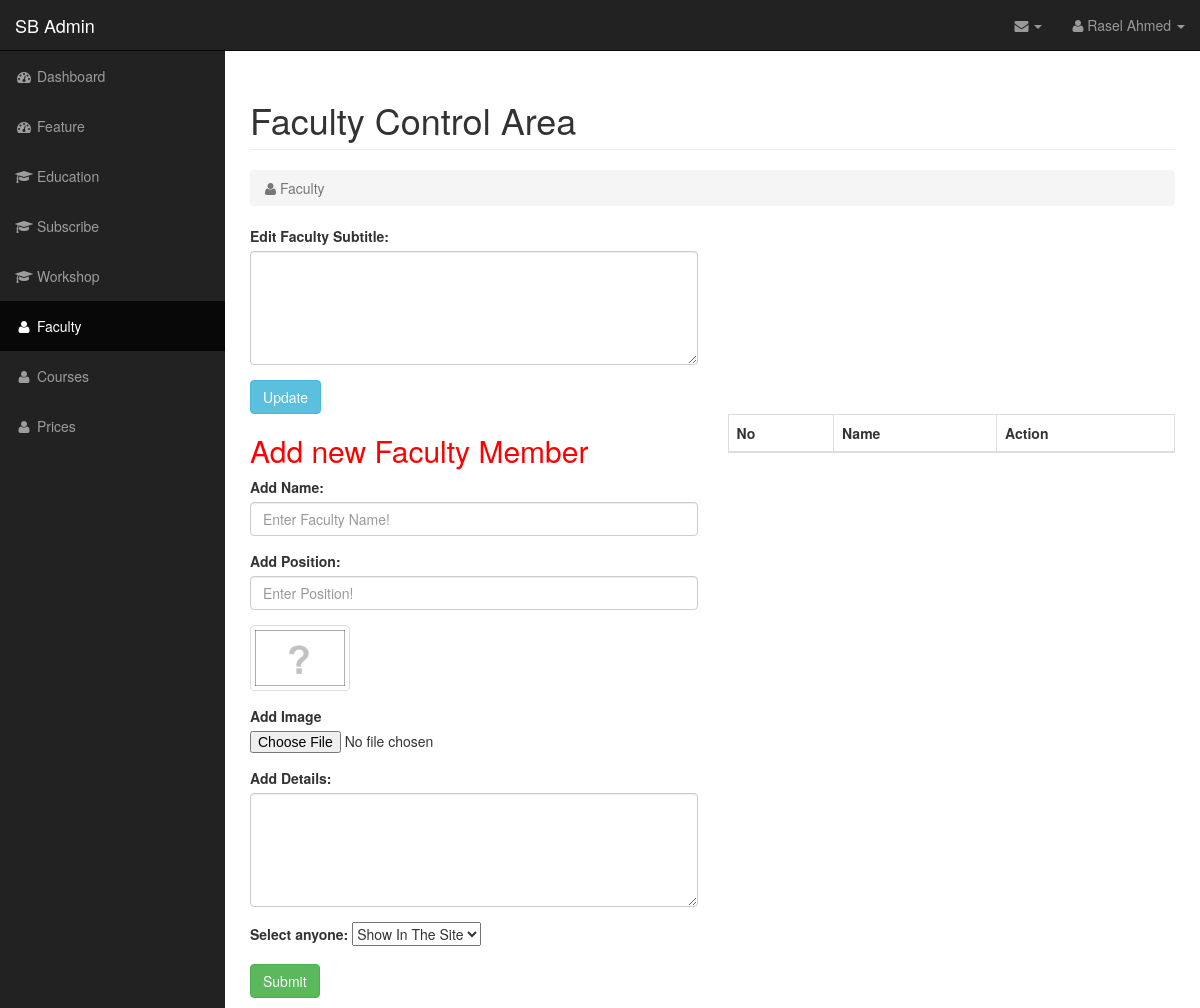
The app's page /admin/faculty.php (signed in), older data.
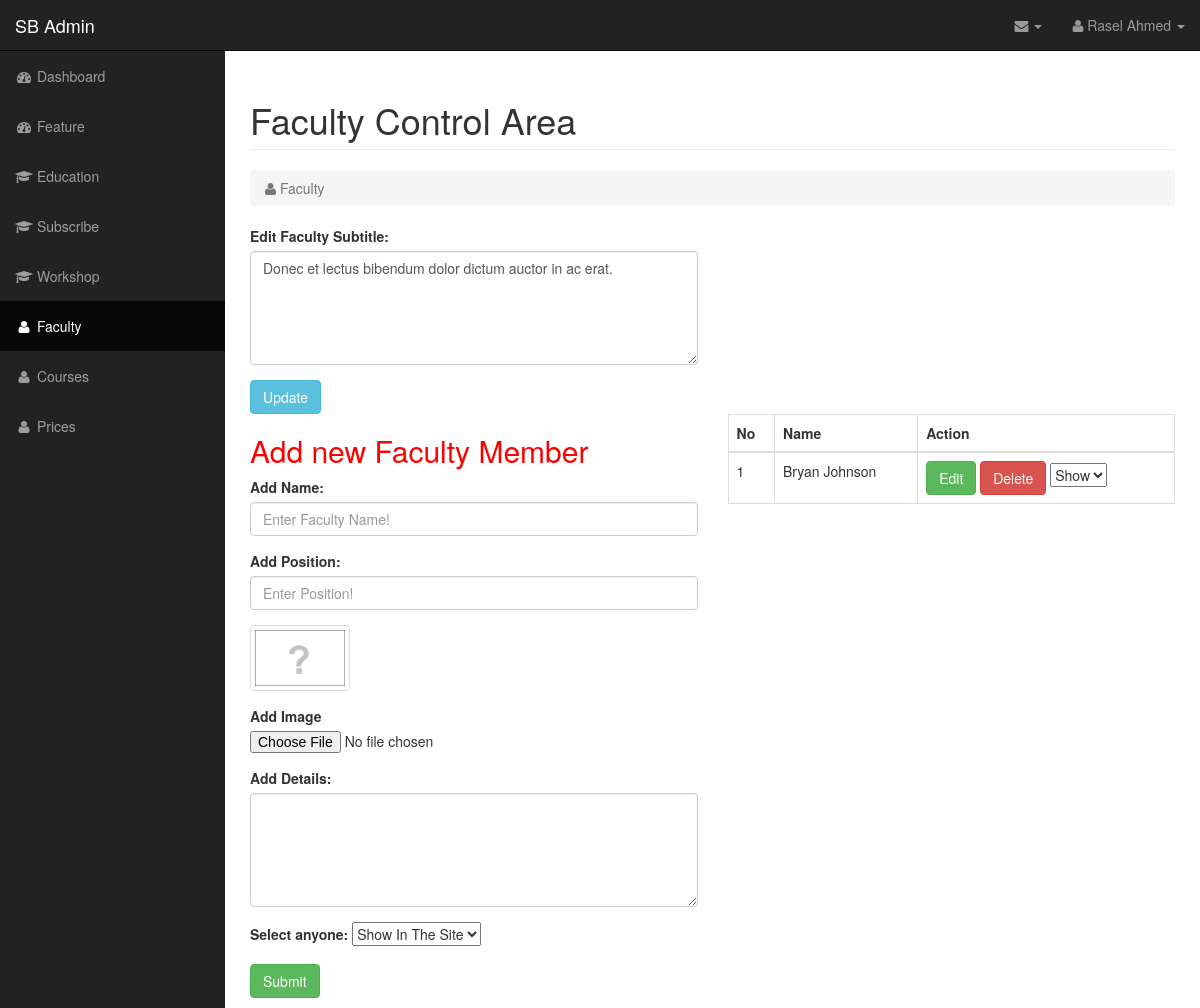
The same page, newer data.
### tables this page shows
CREATE TABLE `section_subtitle` (
  `sectionName` varchar(250) NOT NULL,
  `subtitle` text NOT NULL
);

CREATE TABLE `faculty` (
  `id` int(11) NOT NULL,
  `name` varchar(250) NOT NULL,
  `position` varchar(250) NOT NULL,
  `details` varchar(250) NOT NULL,
  `status` varchar(10) NOT NULL,
  `image_url` varchar(250) NOT NULL
);

### admin/config/selectData.php (called while the page is built)
<?php
function getJSONFromDB($sql){
	include 'mysqlDb.php';
	$result = mysqli_query($conn, $sql)or die(mysqli_error($conn));
	$arr=array();
	while($row = mysqli_fetch_assoc($result)) {
		$arr[]=$row;
	}
	return json_encode($arr);
}
?>

### admin/faculty.php (the view, shortened to what this page needs)
<?php
 $curentPage = "faculty";
 include 'template/head.php';
 $jsonFacultyString = getJSONFromDB("select * from faculty where id ='".$_GET['editId']."'");
 $FacultyAllData = json_decode($jsonFacultyString);
?>
     <div id="page-wrapper">
            <div class="container-fluid">
                <div class="row">
                    <div class="col-lg-12">
                        <h1 class="page-header">
                            Faculty Control Area
                        </h1>
                        <ol class="breadcrumb">
                            <li class="active">
                                <i class="fa fa-user"></i> Faculty
                            </li>
                        </ol>
                    </div>
                </div>
                <?php
                $jsonFacultySubtitleString = getJSONFromDB("select * from section_subtitle where sectionName ='Faculty'");
               $FacultyData = json_decode($jsonFacultySubtitleString);
                 ?>
                <div class="row">
                    <div class="col-lg-6">
                        <form action="" method="post">
                            <div class="form-group">
                              <label for="section_title">Edit Faculty Subtitle:</label>
                              <textarea class="form-control" name="subtitle" rows="5" id="FacultySubtitle"><?php
                                if (isset($_POST['subtitle'])) {
                                    echo $_POST['subtitle'];
                                }else{
                                    echo $FacultyData[0]->subtitle;
                                }
                                ?></textarea>
                            </div>
                            <button type="submit" name="submit" class="btn btn-info">Update</button>
                        </form>
                    </div>
                </div>
                <div class="row">
                    <div class="col-lg-6">
                       <h2 style="color: red; ">Add new Faculty Member</h2>
                      <form action="" method="post" enctype="multipart/form-data">
                        <div class="form-group">
                          <label for="name"><?php echo isset($_GET['editId'])? 'Edit':'Add' ?> Name:</label>
                          <input type="text" class="form-control" id="name" placeholder="Enter Faculty Name!" value="<?php if (isset($_GET['editId'])){
                                       if (isset($_POST['name'])) {
                                            echo $_POST['name'];
                                       }else{
                                         echo $FacultyAllData[0]->name;
                                       }
                                    }
                                ?>" name="name">
                        </div>
                        <div class="form-group">
                          <label for="percent"><?php echo isset($_GET['editId'])? 'Edit':'Add' ?> Position:</label>
                          <input type="text" class="form-control" id="positon" placeholder="Enter Position!" value="<?php if (isset($_GET['editId'])){
                                       if (isset($_POST['position'])) {
                                            echo $_POST['position'];
                                       }else{
                                         echo $FacultyAllData[0]->position;
                                       }
                                    }
                                ?>" name="position">
                        </div>
                        <div class="form-group">
                             <img  src="<?php echo isset($_GET['editId'])? $FacultyAllData[0]->image_url:'image/default.png' ?>" class="img-thumbnail" alt="Cinque Terre" width="100" height="100" id="output">
                        </div>
                        <div class="form-group">
                          <label for="image"><?php echo isset($_GET['editId'])? 'Edit':'Add' ?> Image</label>
                           <input type="file" name="facultyImage" id="facultyImage" onchange="loadFile(event)">
                        </div>
                          <div class="form-group">
                          <label for="icon"><?php echo isset($_GET['editId'])? 'Edit':'Add' ?> Details:</label>
                          <textarea class="form-control" name="details" rows="5" id="details
                          "><?php if (isset($_GET['editId'])) {
                                      if (isset($_POST['details'])) {
                                           echo $_POST['details'];
                                      }else{
                                           echo $FacultyAllData[0]->details;
                                    }
                                }
                                ?></textarea>
                        </div>
                        <div class="form-group">
                        <label for="status">Select anyone:</label>
                            <select name="status" id="status">
                                <option value="on" selected="">Show In The Site</option>
                            </select>
                        </div>
                        <button type="submit" name="<?php echo isset($_GET['editId'])? 'updateFaculty':'addNewFaculty' ?>" class="btn btn-success"><?php echo isset($_GET['editId'])? 'Update':'Submit' ?></button>
                      </form>
                    </div>
                    <div class="col-lg-6">
                        <?php
                            $jsonFacultyString = getJSONFromDB("select * from faculty");
                            $Faculty = json_decode($jsonFacultyString);
                        ?>
                        <table class="table table-bordered">
                            <thead>
                              <tr>
                                <th>No</th>
                                <th>Name</th>
                                <th>Action</th>
                              </tr>
                            </thead>
                            <tbody>
                            <?php for ($i=0; $i <sizeof($Faculty); $i++) { ?>
                              <tr>
                                <td><?php echo ($i+1) ?></td>
                                <td><?php echo $Faculty[$i]->name; ?></td>
                                <td>
                                  <a href="faculty.php?editId=<?php echo $Faculty[$i]->id; ?>" class="btn btn-success">Edit</a>
                                  <a href="faculty.php?deleteId=<?php echo $Faculty[$i]->id; ?>" class="btn btn-danger delete_data" id="<?php echo $Faculty[$i]->id; ?>" >Delete</a>
                                  <select name="statusChange" id="">
                                     <?php
                                        if ($Faculty[$i]->status == 'on') { ?>
                                            <option value="on">Show</option>
                                        <?php }else{ ?>
                                            <option value="off">Hide</option>
                                       <?php } ?>
                                  </select>
                                </td>
                              </tr>
                              <?php } ?>
                            </tbody>
                        </table>
                    </div>
                </div>
            </div>
        </div>
    </div>
<?php include 'template/footer.php'; ?>

### admin/template/head.php (shortened to what this page needs)
<?php
require 'config/selectData.php';
$jsonAdminDataString = getJSONFromDB("select * from admin_login where email='raselahmed@gmail.com'");
$AdminData = json_decode($jsonAdminDataString);
?>
<!DOCTYPE html>
<html lang="en">
<head>
    <link href="css/bootstrap.min.css" rel="stylesheet">
    <link href="css/sb-admin.css" rel="stylesheet">
    <link href="css/plugins/morris.css" rel="stylesheet">
    <link href="font-awesome/css/font-awesome.min.css" rel="stylesheet" type="text/css">
</head>
<body>
    <div id="wrapper">
        <nav class="navbar navbar-inverse navbar-fixed-top" role="navigation">
            <div class="navbar-header">
                <a class="navbar-brand" href="index.php">SB Admin</a>
            </div>
            <ul class="nav navbar-right top-nav">
                <li class="dropdown">
                    <a href="#" class="dropdown-toggle" data-toggle="dropdown"><i class="fa fa-envelope"></i> <b class="caret"></b></a>
                </li>
                <li class="dropdown">
                    <a href="#" class="dropdown-toggle" data-toggle="dropdown"><i class="fa fa-user"></i> <?php echo $AdminData[0]->name; ?> <b class="caret"></b></a>
                </li>
            </ul>
            <div class="collapse navbar-collapse navbar-ex1-collapse">
                <ul class="nav navbar-nav side-nav">
                    <li class="<?php if($curentPage == 'index'){echo 'active'; } ?>">
                        <a href="index.php"><i class="fa fa-fw fa-dashboard"></i> Dashboard</a>
                    </li>
                    <li class="<?php if($curentPage == 'features'){echo 'active';} ?>">
                        <a href="features.php"><i class="fa fa-fw fa-dashboard"></i> Feature</a>
                    </li>
                    <li class="<?php if($curentPage == 'education'){echo 'active';} ?>">
                        <a href="education.php"><i class="fa fa-fw fa-graduation-cap"></i> Education</a>
                    </li>
                    <li class="<?php if($curentPage == 'subscribe'){echo 'active';} ?>">
                        <a href="subscribe.php"><i class="fa fa-fw fa-graduation-cap"></i> Subscribe</a>
                    </li>
                    <li class="<?php if($curentPage == 'workshop'){echo 'active';} ?>">
                        <a href="workshop.php"><i class="fa fa-fw fa-graduation-cap"></i> Workshop</a>
                    </li>
                    <li class="<?php if($curentPage == 'faculty'){echo 'active';} ?>">
                        <a href="faculty.php"><i class="fa fa-fw fa-user"></i> Faculty</a>
                    </li>
                    <li class="<?php if($curentPage == 'courses'){echo 'active';} ?>">
                        <a href="courses.php"><i class="fa fa-fw fa-user"></i> Courses</a>
                    </li>
                    <li class="<?php if($curentPage == 'prices'){echo 'active';} ?>">
                        <a href="prices.php"><i class="fa fa-fw fa-user"></i> Prices</a>
                    </li>
                </ul>
            </div>
        </nav>

### admin/template/footer.php (shortened to what this page needs)
</body>
</html>

### admin/css/sb-admin.css (style rules this page uses)
body { margin-top: 100px; background-color: #222; }
@media (min-width:768px) { body { margin-top: 50px; } }
#wrapper { padding-left: 0; }
#page-wrapper { width: 100%; padding: 0; background-color: #fff; }
@media (min-width:768px) { #wrapper { padding-left: 225px; } }
@media (min-width:768px) { #page-wrapper { padding: 10px; } }
.top-nav { padding: 0 15px; }
.top-nav>li { display: inline-block; float: left; }
.top-nav>li>a { padding-top: 15px; padding-bottom: 15px; line-height: 20px; color: #999; }
@media (min-width:768px) { .side-nav { position: fixed; top: 51px; left: 225px; width: 225px; margin-left: -225px; border: none; border-radius: 0; overflow-y: auto; background-color: #222; bottom: 0; overflow-x: hidden; padding-bottom: 40px; } }
@media (min-width:768px) { .side-nav>li>a { width: 225px; } }

Row changes from the older to the newer data that the page shows:
added section_subtitle: subtitle "Donec et lectus bibendum dolor dictum auctor in ac erat."
added faculty: name "Bryan Johnson", statusChange "Show"
